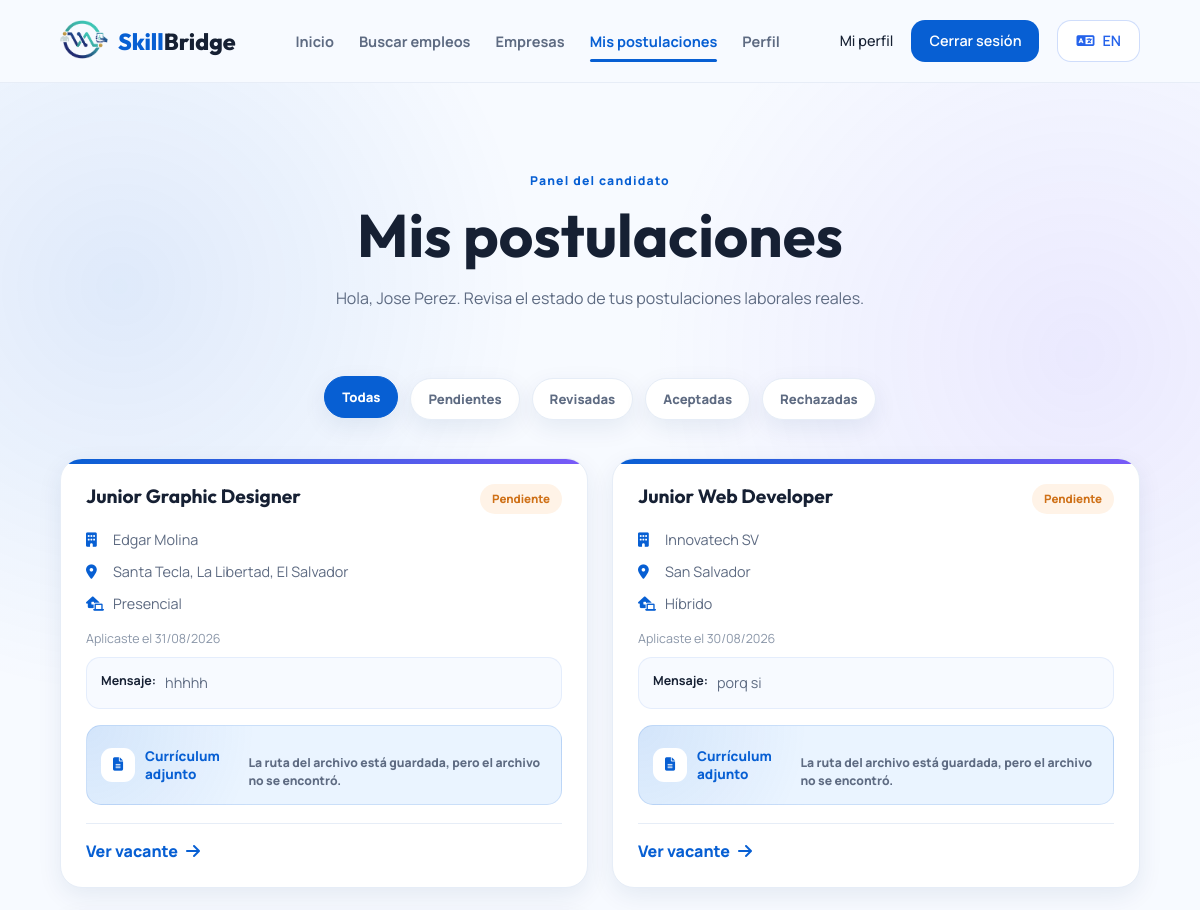
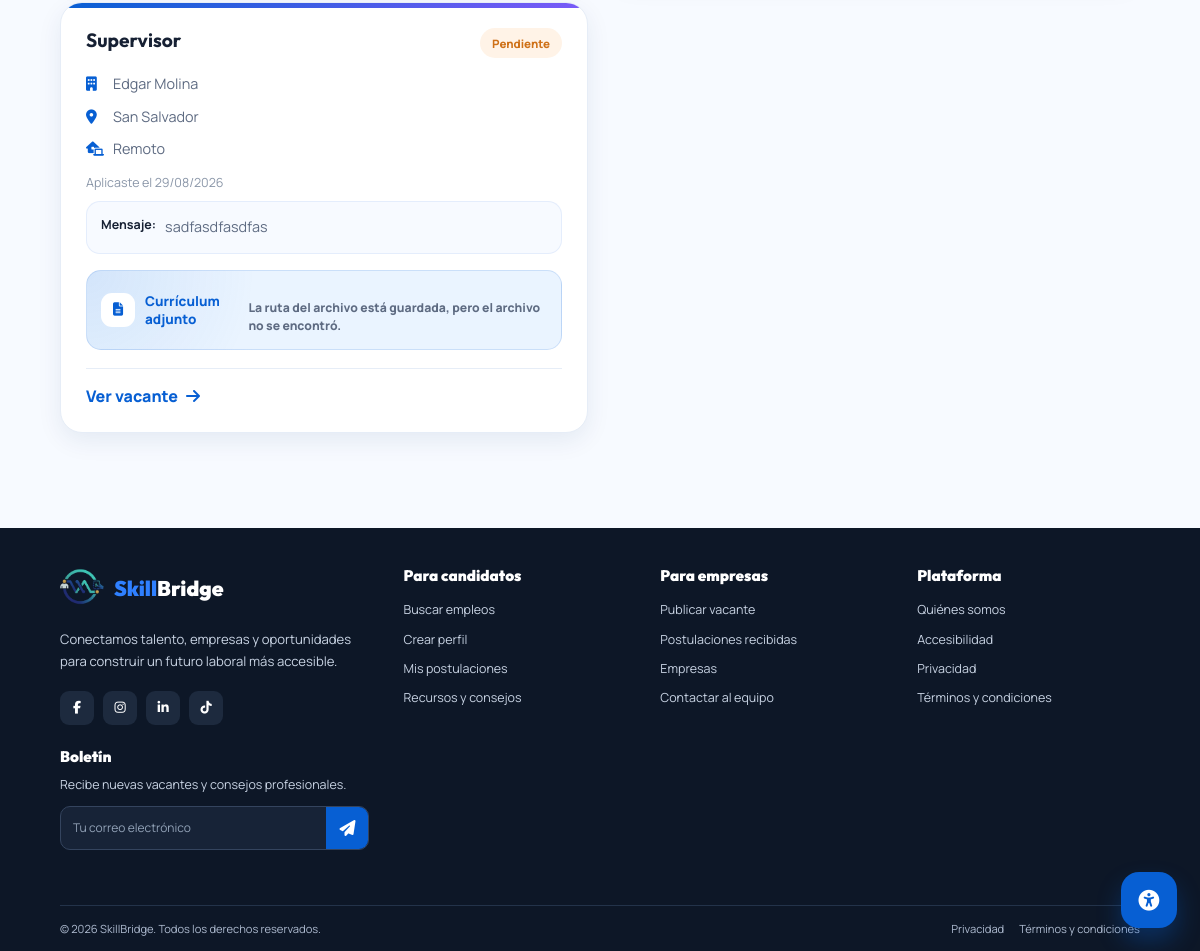
Screenshot of /postulaciones.php?lang=es (signed in) with the database file from the repository (2 pictures, top to bottom).
### tables this page shows
CREATE TABLE `usuarios` (
  `id_usuario` int(11) NOT NULL,
  `nombre` varchar(120) NOT NULL,
  `correo` varchar(120) NOT NULL,
  `password_hash` varchar(255) NOT NULL,
  `tipo_usuario` enum('candidato','empresa','administrador') NOT NULL DEFAULT 'candidato',
  `telefono` varchar(25) DEFAULT NULL,
  `ubicacion` varchar(120) DEFAULT NULL,
  `descripcion` text DEFAULT NULL,
  `foto_perfil` varchar(255) DEFAULT NULL,
  `curriculum` varchar(255) DEFAULT NULL,
  `discapacidad` tinyint(1) DEFAULT 0,
  `tipo_discapacidad` varchar(120) DEFAULT NULL,
  `estado` tinyint(1) DEFAULT 1,
  `fecha_registro` timestamp NOT NULL DEFAULT current_timestamp(),
  `idioma_preferido` varchar(5) DEFAULT 'en',
  `modo_oscuro` tinyint(1) DEFAULT 0,
  `alto_contraste` tinyint(1) DEFAULT 0,
  `modo_lectura` tinyint(1) DEFAULT 0,
  `escala_texto` decimal(3,2) DEFAULT 1.00
);

CREATE TABLE `postulaciones` (
  `id_postulacion` int(11) NOT NULL,
  `id_usuario` int(11) NOT NULL,
  `id_vacante` int(11) NOT NULL,
  `mensaje` text DEFAULT NULL,
  `cv_archivo` varchar(255) DEFAULT NULL,
  `estado` enum('pendiente','revisada','aceptada','rechazada') DEFAULT 'pendiente',
  `fecha_postulacion` timestamp NOT NULL DEFAULT current_timestamp()
);

CREATE TABLE `vacantes` (
  `id_vacante` int(11) NOT NULL,
  `id_empresa` int(11) NOT NULL,
  `titulo` varchar(150) NOT NULL,
  `titulo_en` varchar(150) DEFAULT NULL,
  `titulo_es` varchar(150) DEFAULT NULL,
  `categoria` varchar(80) NOT NULL,
  `modalidad` varchar(50) NOT NULL,
  `ubicacion` varchar(120) NOT NULL,
  `tipo_empleo` varchar(100) NOT NULL,
  `nivel_experiencia` varchar(80) NOT NULL,
  `salario` decimal(10,2) DEFAULT NULL,
  `descripcion` text NOT NULL,
  `descripcion_en` text DEFAULT NULL,
  `descripcion_es` text DEFAULT NULL,
  `responsabilidades` text DEFAULT NULL,
  `responsabilidades_en` text DEFAULT NULL,
  `responsabilidades_es` text DEFAULT NULL,
  `requisitos` text DEFAULT NULL,
  `requisitos_en` text DEFAULT NULL,
  `requisitos_es` text DEFAULT NULL,
  `habilidades` text DEFAULT NULL,
  `habilidades_en` text DEFAULT NULL,
  `habilidades_es` text DEFAULT NULL,
  `fecha_publicacion` timestamp NOT NULL DEFAULT current_timestamp(),
  `fecha_limite` date DEFAULT NULL,
  `estado` varchar(30) DEFAULT 'activa',
  `inclusiva` tinyint(1) DEFAULT 1
);

CREATE TABLE `empresas` (
  `id_empresa` int(11) NOT NULL,
  `nombre` varchar(120) NOT NULL,
  `lema` varchar(255) DEFAULT NULL,
  `descripcion` text DEFAULT NULL,
  `ubicacion` varchar(120) DEFAULT NULL,
  `anio_fundacion` year(4) DEFAULT NULL,
  `colaboradores` varchar(30) DEFAULT NULL,
  `logo` varchar(255) DEFAULT NULL,
  `estado` tinyint(1) DEFAULT 1,
  `fecha_registro` timestamp NOT NULL DEFAULT current_timestamp()
);

### postulaciones.php (the view, shortened to what the rows shown need)
<?php
require_once "config/conexion.php";
$idUsuario = (int) $_SESSION["id_usuario"];
$postulaciones = [];
$usuarioActual = null;
function limpiar($valor) {
    return htmlspecialchars($valor ?? "", ENT_QUOTES, "UTF-8");
}
function rutaCurriculum($cvArchivo) {
    $cvArchivo = trim($cvArchivo ?? "");
    $cvArchivo = str_replace("\\", "/", $cvArchivo);
    if (strpos($cvArchivo, "cv/") === 0) {
        return $cvArchivo;
    }
    return "cv/" . $cvArchivo;
}
function normalizarTextoBusqueda($valor) {
    $valor = trim((string)($valor ?? ""));
    $mapa = [
        "Á" => "A", "É" => "E", "Í" => "I", "Ó" => "O", "Ú" => "U", "Ü" => "U", "Ñ" => "N",
        "á" => "a", "é" => "e", "í" => "i", "ó" => "o", "ú" => "u", "ü" => "u", "ñ" => "n"
    ];
    $valor = strtr($valor, $mapa);
    $valor = strtolower($valor);
    $valor = preg_replace('/\s+/', ' ', $valor);
    return trim($valor);
}
function normalizarModalidad($valor) {
    $texto = normalizarTextoBusqueda($valor);
    if ($texto === "remote" || $texto === "remoto") {
        return "remote";
    }
    if ($texto === "hybrid" || $texto === "hibrido" || $texto === "híbrido") {
        return "hybrid";
    }
    if ($texto === "on-site" || $texto === "onsite" || $texto === "in-person" || $texto === "in person" || $texto === "presencial") {
        return "on-site";
    }
    return $texto;
}
try {
    $stmtUsuario = $pdo->prepare("
        SELECT *
        FROM usuarios
        WHERE id_usuario = :id_usuario
        LIMIT 1
    ");
    $stmtUsuario->execute([
        ":id_usuario" => $idUsuario
    ]);
    $usuarioActual = $stmtUsuario->fetch();
} catch (PDOException $e) {
    exit("There was an error loading your account information.");
}
$idiomasPermitidos = ["en", "es"];
if (isset($_GET["lang"]) && in_array($_GET["lang"], $idiomasPermitidos, true)) {
    $idiomaActual = $_GET["lang"];
} elseif (!empty($usuarioActual["idioma_preferido"])) {
    $idiomaActual = $usuarioActual["idioma_preferido"];
} elseif (!empty($_SESSION["idioma_preferido"])) {
    $idiomaActual = $_SESSION["idioma_preferido"];
} else {
    $idiomaActual = "en";
}
if (isset($_GET["lang"])) {
    try {
        $usuarioActual["idioma_preferido"] = $idiomaActual;
    } catch (PDOException $e) {
        $_SESSION["idioma_preferido"] = $idiomaActual;
    }
}
function t($key) {
    global $translations, $idiomaActual;
    return $translations[$idiomaActual][$key]
        ?? $translations["en"][$key]
        ?? $key;
}
function campoIdioma($registro, $campoBase) {
    global $idiomaActual;
    $campoPreferido = $campoBase . "_" . $idiomaActual;
    if (!empty($registro[$campoPreferido])) {
        return $registro[$campoPreferido];
    }
    return $registro[$campoBase] ?? "";
}
function fechaTexto($fecha) {
    global $idiomaActual;
    $timestamp = strtotime($fecha);
    if ($idiomaActual === "es") {
        return date("d/m/Y", $timestamp);
    }
    return date("M d, Y", $timestamp);
}
function estadoTexto($estado) {
    $estado = trim($estado ?? "pendiente");
    return t("status_pending");
}
function estadoClase($estado) {
    $estado = trim($estado ?? "pendiente");
    return "enviada";
}
function etiquetaModalidad($modalidad) {
    $normalizada = normalizarModalidad($modalidad);
    if ($normalizada === "remote") {
        return t("remote");
    }
    if ($normalizada === "hybrid") {
        return t("hybrid");
    }
    if ($normalizada === "on-site") {
        return t("onsite");
    }
    return $modalidad !== "" ? $modalidad : t("work_mode_not_specified");
}
$nombreUsuario = $usuarioActual["nombre"] ?? "Candidate";
$escalaTexto = isset($usuarioActual["escala_texto"]) ? (float)$usuarioActual["escala_texto"] : 1.00;
try {
    $sql = "
        SELECT
            postulaciones.id_postulacion,
            postulaciones.id_usuario,
            postulaciones.id_vacante,
            postulaciones.mensaje,
            postulaciones.cv_archivo,
            postulaciones.estado,
            postulaciones.fecha_postulacion,
            vacantes.titulo,
            vacantes.titulo_en,
            vacantes.titulo_es,
            vacantes.modalidad,
            vacantes.ubicacion,
            empresas.nombre AS empresa_nombre
        FROM postulaciones
        INNER JOIN vacantes
            ON postulaciones.id_vacante = vacantes.id_vacante
        INNER JOIN empresas
            ON vacantes.id_empresa = empresas.id_empresa
        WHERE postulaciones.id_usuario = :id_usuario
        ORDER BY postulaciones.fecha_postulacion DESC
    ";
    $stmt = $pdo->prepare($sql);
    $stmt->execute([
        ":id_usuario" => $idUsuario
    ]);
    $postulaciones = $stmt->fetchAll();
} catch (PDOException $e) {
    $errorCarga = t("error_loading_applications");
}
$bodyClasses = [];
$bodyClassText = implode(" ", $bodyClasses);
?>
<!DOCTYPE html>
<html lang="<?php echo limpiar($idiomaActual); ?>" style="--font-scale: <?php echo number_format($escalaTexto, 2); ?>;">
<head>
    <link rel="stylesheet"
        href="https://cdnjs.cloudflare.com/ajax/libs/font-awesome/6.7.2/css/all.min.css">
    <link rel="stylesheet" href="css/style.css?v=20260904footerfinal">
    <link rel="stylesheet" href="css/postulaciones.css?v=20260904footerfinal">
</head>
<body class="<?php echo limpiar($bodyClassText); ?>">
    <main class="postulaciones-page">
        <section class="applications-hero">
            <div class="container">
                <div class="titulo-seccion">
                    <span class="section-label"><?php echo limpiar(t("hero_label")); ?></span>
                    <h1><?php echo limpiar(t("hero_title")); ?></h1>
                    <p>
                        <?php echo limpiar(t("hero_greeting")); ?>, <?php echo limpiar($nombreUsuario); ?>.
                        <?php echo limpiar(t("hero_text")); ?>
                    </p>
                </div>
            </div>
        </section>
        <section class="applications-content">
            <div class="container">
                <div class="postulaciones-grid" id="applicationsGrid">
                    <?php foreach ($postulaciones as $postulacion): ?>
                        <?php
                            $estado = $postulacion["estado"] ?? "pendiente";
                            $cvArchivo = $postulacion["cv_archivo"] ?? "";
                            $rutaCV = rutaCurriculum($cvArchivo);
                            $cvDisponible = !empty($rutaCV) && file_exists($rutaCV);
                            $tituloVacante = campoIdioma($postulacion, "titulo");
                            $modalidadTexto = etiquetaModalidad($postulacion["modalidad"] ?? "");
                            $ubicacionTexto = $postulacion["ubicacion"] ?? "";
                        ?>
                        <article class="postulacion-card" data-status="<?php echo limpiar($estado); ?>">
                            <div class="card-header">
                                <h3><?php echo limpiar($tituloVacante); ?></h3>
                                <span class="estado <?php echo limpiar(estadoClase($estado)); ?>">
                                    <?php echo limpiar(estadoTexto($estado)); ?>
                                </span>
                            </div>
                            <p>
                                <i class="fa-solid fa-building"
                                    role="img"
                                    aria-label="<?php echo limpiar(t("building_icon")); ?>"
                                    title="<?php echo limpiar(t("building_icon")); ?>"></i>
                                <?php echo limpiar($postulacion["empresa_nombre"] ?? t("company")); ?>
                            </p>
                            <p>
                                <i class="fa-solid fa-location-dot"
                                    role="img"
                                    aria-label="<?php echo limpiar(t("location_icon")); ?>"
                                    title="<?php echo limpiar(t("location_icon")); ?>"></i>
                                <?php echo limpiar($ubicacionTexto !== "" ? $ubicacionTexto : t("location_not_specified")); ?>
                            </p>
                            <p>
                                <i class="fa-solid fa-house-laptop"
                                    role="img"
                                    aria-label="<?php echo limpiar(t("work_mode_icon")); ?>"
                                    title="<?php echo limpiar(t("work_mode_icon")); ?>"></i>
                                <?php echo limpiar($modalidadTexto); ?>
                            </p>
                            <small>
                                <?php echo limpiar(t("applied_on")); ?> <?php echo limpiar(fechaTexto($postulacion["fecha_postulacion"] ?? "")); ?>
                            </small>
                            <?php if (!empty($postulacion["mensaje"])): ?>
                                <p class="application-message-preview">
                                    <strong><?php echo limpiar(t("message")); ?></strong>
                                    <?php echo limpiar($postulacion["mensaje"]); ?>
                                </p>
                            <?php endif; ?>
                            <?php if (!empty($cvArchivo)): ?>
                                <div class="application-file-box">
                                    <div>
                                        <i class="fa-solid fa-file-lines"
                                            role="img"
                                            aria-label="<?php echo limpiar(t("file_icon")); ?>"
                                            title="<?php echo limpiar(t("file_icon")); ?>"></i>
                                        <span><?php echo limpiar(t("curriculum_attached")); ?></span>
                                    </div>
                                    <?php if ($cvDisponible): ?>
                                        <a href="<?php echo limpiar($rutaCV); ?>" target="_blank" rel="noopener noreferrer">
                                            <?php echo limpiar(t("view_curriculum")); ?>
                                            <i class="fa-solid fa-arrow-up-right-from-square"
                                                role="img"
                                                aria-label="<?php echo limpiar(t("arrow_icon")); ?>"
                                                title="<?php echo limpiar(t("arrow_icon")); ?>"></i>
                                        </a>
                                    <?php else: ?>
                                        <small><?php echo limpiar(t("file_not_found")); ?></small>
                                    <?php endif; ?>
                                </div>
                            <?php endif; ?>
                            <div class="company-card-footer">
                                <a href="detalle-empleo.php?id=<?php echo (int)$postulacion["id_vacante"]; ?>&lang=<?php echo limpiar($idiomaActual); ?>" class="text-link">
                                    <?php echo limpiar(t("view_job")); ?>
                                    <i class="fa-solid fa-arrow-right"
                                        role="img"
                                        aria-label="<?php echo limpiar(t("arrow_icon")); ?>"
                                        title="<?php echo limpiar(t("arrow_icon")); ?>"></i>
                                </a>
                            </div>
                        </article>
                    <?php endforeach; ?>
                </div>
            </div>
        </section>
    </main>
</body>
</html>

### rows the page displays
usuarios: nombre "Jose Perez"
postulaciones: id_vacante.titulo_es "Junior Graphic Designer", estado "Pendiente", empresas.nombre "Edgar Molina", id_vacante.ubicacion "Santa Tecla, La Libertad, El Salvador", id_vacante.modalidad "Presencial", fecha_postulacion "31/08/2026", mensaje "hhhhh"
postulaciones: id_vacante.titulo_es "Junior Web Developer", estado "Pendiente", empresas.nombre "Innovatech SV", id_vacante.ubicacion "San Salvador", id_vacante.modalidad "Híbrido", fecha_postulacion "30/08/2026", mensaje "porq si"
postulaciones: id_vacante.titulo_es "Supervisor", estado "Pendiente", empresas.nombre "Edgar Molina", id_vacante.ubicacion "San Salvador", id_vacante.modalidad "Remoto", fecha_postulacion "29/08/2026", mensaje "sadfasdfasdfas"

### other values shown
limpiar(t("nav_home")) "Inicio"
limpiar(t("nav_find_jobs")) "Buscar empleos"
limpiar(t("nav_companies")) "Empresas"
limpiar(t("nav_my_applications")) "Mis postulaciones"
limpiar(t("nav_profile")) "Perfil"
limpiar(t("nav_my_profile")) "Mi perfil"
limpiar(t("nav_logout")) "Cerrar sesión"
limpiar($etiquetaIdiomaSiguiente) "EN"
limpiar(t("hero_label")) "Panel del candidato"
limpiar(t("hero_title")) "Mis postulaciones"
limpiar(t("hero_greeting")) "Hola"
limpiar(t("hero_text")) "Revisa el estado de tus postulaciones laborales reales."
limpiar(t("filter_all")) "Todas"
limpiar(t("filter_pending")) "Pendientes"
limpiar(t("filter_reviewed")) "Revisadas"
